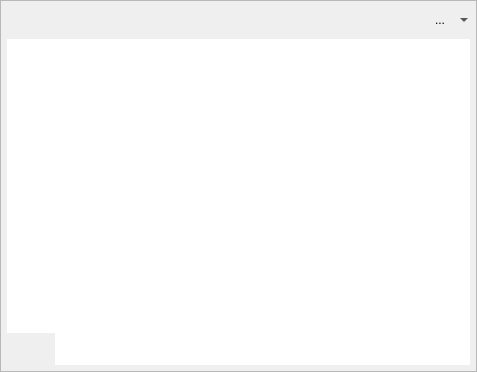
<?xml version="1.0" encoding="UTF-8"?>
<ui version="4.0">
 <class>XChart</class>
 <widget class="QFrame" name="XChart">
  <property name="geometry">
   <rect>
    <x>0</x>
    <y>0</y>
    <width>477</width>
    <height>372</height>
   </rect>
  </property>
  <property name="windowTitle">
   <string>Chart</string>
  </property>
  <property name="frameShape">
   <enum>QFrame::StyledPanel</enum>
  </property>
  <property name="frameShadow">
   <enum>QFrame::Sunken</enum>
  </property>
  <layout class="QGridLayout" name="gridLayout_2">
   <property name="leftMargin">
    <number>6</number>
   </property>
   <property name="topMargin">
    <number>3</number>
   </property>
   <property name="rightMargin">
    <number>6</number>
   </property>
   <property name="bottomMargin">
    <number>6</number>
   </property>
   <property name="horizontalSpacing">
    <number>0</number>
   </property>
   <property name="verticalSpacing">
    <number>3</number>
   </property>
   <item row="0" column="0">
    <layout class="QHBoxLayout" name="uiToolbarHBOX">
     <property name="spacing">
      <number>0</number>
     </property>
     <item>
      <widget class="QToolBar" name="uiDatasetTBAR">
       <property name="sizePolicy">
        <sizepolicy hsizetype="Expanding" vsizetype="Fixed">
         <horstretch>1</horstretch>
         <verstretch>0</verstretch>
        </sizepolicy>
       </property>
       <property name="minimumSize">
        <size>
         <width>0</width>
         <height>32</height>
        </size>
       </property>
       <property name="baseSize">
        <size>
         <width>0</width>
         <height>32</height>
        </size>
       </property>
       <property name="iconSize">
        <size>
         <width>10</width>
         <height>10</height>
        </size>
       </property>
       <property name="toolButtonStyle">
        <enum>Qt::ToolButtonTextBesideIcon</enum>
       </property>
      </widget>
     </item>
     <item>
      <spacer name="horizontalSpacer">
       <property name="orientation">
        <enum>Qt::Horizontal</enum>
       </property>
       <property name="sizeType">
        <enum>QSizePolicy::Expanding</enum>
       </property>
       <property name="sizeHint" stdset="0">
        <size>
         <width>0</width>
         <height>6</height>
        </size>
       </property>
      </spacer>
     </item>
     <item>
      <widget class="QToolButton" name="uiTypeBTN">
       <property name="minimumSize">
        <size>
         <width>48</width>
         <height>32</height>
        </size>
       </property>
       <property name="text">
        <string>...</string>
       </property>
       <property name="iconSize">
        <size>
         <width>32</width>
         <height>32</height>
        </size>
       </property>
       <property name="popupMode">
        <enum>QToolButton::MenuButtonPopup</enum>
       </property>
       <property name="autoRaise">
        <bool>true</bool>
       </property>
      </widget>
     </item>
    </layout>
   </item>
   <item row="1" column="0">
    <layout class="QGridLayout" name="gridLayout">
     <property name="spacing">
      <number>0</number>
     </property>
     <item row="1" column="1">
      <widget class="QGraphicsView" name="uiXAxisVIEW">
       <property name="sizePolicy">
        <sizepolicy hsizetype="Expanding" vsizetype="Preferred">
         <horstretch>0</horstretch>
         <verstretch>0</verstretch>
        </sizepolicy>
       </property>
       <property name="maximumSize">
        <size>
         <width>16777215</width>
         <height>32</height>
        </size>
       </property>
       <property name="frameShape">
        <enum>QFrame::NoFrame</enum>
       </property>
       <property name="frameShadow">
        <enum>QFrame::Plain</enum>
       </property>
       <property name="verticalScrollBarPolicy">
        <enum>Qt::ScrollBarAlwaysOff</enum>
       </property>
       <property name="horizontalScrollBarPolicy">
        <enum>Qt::ScrollBarAlwaysOff</enum>
       </property>
       <property name="viewportUpdateMode">
        <enum>QGraphicsView::FullViewportUpdate</enum>
       </property>
      </widget>
     </item>
     <item row="0" column="0">
      <widget class="QGraphicsView" name="uiYAxisVIEW">
       <property name="sizePolicy">
        <sizepolicy hsizetype="Preferred" vsizetype="Expanding">
         <horstretch>0</horstretch>
         <verstretch>0</verstretch>
        </sizepolicy>
       </property>
       <property name="maximumSize">
        <size>
         <width>48</width>
         <height>16777215</height>
        </size>
       </property>
       <property name="frameShape">
        <enum>QFrame::NoFrame</enum>
       </property>
       <property name="frameShadow">
        <enum>QFrame::Plain</enum>
       </property>
       <property name="horizontalScrollBarPolicy">
        <enum>Qt::ScrollBarAlwaysOff</enum>
       </property>
       <property name="viewportUpdateMode">
        <enum>QGraphicsView::FullViewportUpdate</enum>
       </property>
      </widget>
     </item>
     <item row="0" column="1">
      <widget class="QGraphicsView" name="uiChartVIEW">
       <property name="frameShape">
        <enum>QFrame::NoFrame</enum>
       </property>
       <property name="frameShadow">
        <enum>QFrame::Plain</enum>
       </property>
       <property name="verticalScrollBarPolicy">
        <enum>Qt::ScrollBarAlwaysOff</enum>
       </property>
       <property name="viewportUpdateMode">
        <enum>QGraphicsView::FullViewportUpdate</enum>
       </property>
      </widget>
     </item>
    </layout>
   </item>
  </layout>
 </widget>
 <resources/>
 <connections/>
</ui>
